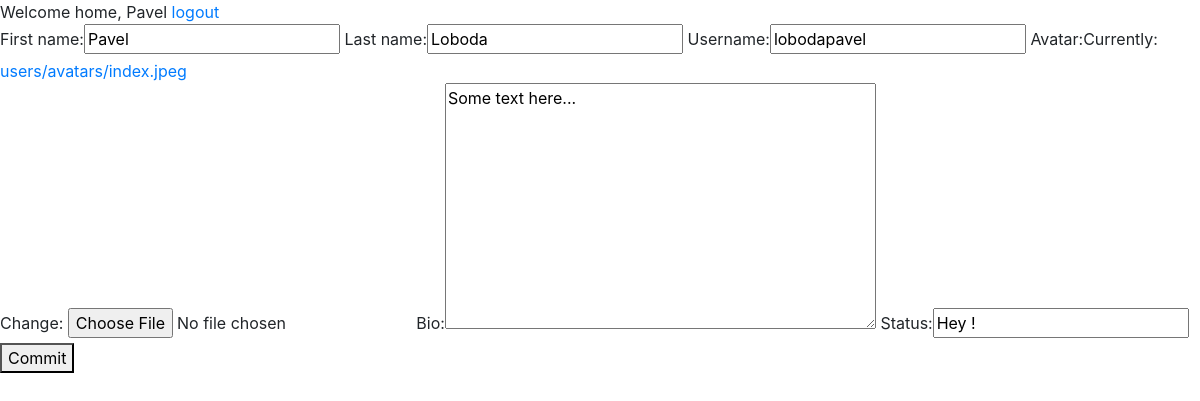
/web_interface/edit_profile/32 (signed in), run on the app's committed database.
### web_auth/models.py (models this page shows, shortened)
class User(AbstractUser):
    first_name = models.CharField(max_length=35)
    last_name = models.CharField(max_length=35)
    email = models.EmailField(max_length=70, unique=True)
    username = models.CharField(max_length=45, unique=True)
    avatar = models.ImageField(upload_to='users/avatars/', default='defaults/avatars/default_user_avatar.jpg')
    date_joined = models.DateTimeField(default=timezone.now)
    bio = models.TextField(blank=True)
    status = models.CharField(blank=True, max_length=70)
    USERNAME_FIELD = 'email'
    REQUIRED_FIELDS = ['first_name', 'username']

### web_interface/views.py (the view)
# urls.py: path('edit_profile/<int:pk>', views.edit_user_profile, name='edit_user_profile_view'),
def edit_user_profile(request, pk):
    User = get_user_model()
    user = User.objects.get(pk=pk)
    if user == request.user:
        if request.method == 'POST':
            User = get_user_model()
            instance = get_object_or_404(User, pk=pk)
            form = EditUserForm(request.POST or None, instance=instance)
            if form.is_valid():
                form.save()
                return redirect('/web_interface/profile')
        else:
            User = get_user_model()
            instance = get_object_or_404(User, pk=pk)
            form = EditUserForm(instance=instance)
            return render(request, 'edit_user_profile.html', {
                'form': form,
            })
    else:
        return HttpResponse("You have no access to edit this profile !")

### web_interface/forms.py
class EditUserForm(forms.ModelForm):
    class Meta:
        model = get_user_model()
        fields = ('first_name', 'last_name', 'username', 'avatar', 'bio', 'status')

### web_interface/templates/edit_user_profile.html (shortened to what this page needs)
{% extends 'base.html' %}
{% block content %}
Welcome home, {{ user.first_name }} <a href="/auth/logout">logout</a>
<form action="" method="post">
    {{ form }}
    <button type="submit">Commit</button>
</form>
{% endblock %}

### data on the page
User: first_name "Pavel", last_name "Loboda", username "lobodapavel", bio "Some text here...", status "Hey !"
